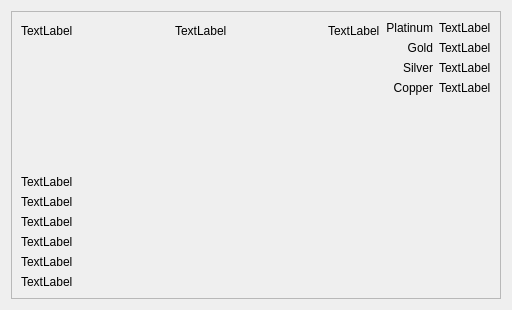
<?xml version="1.0" encoding="UTF-8"?>
<ui version="4.0">
 <class>Dialog</class>
 <widget class="QDialog" name="Dialog">
  <property name="geometry">
   <rect>
    <x>0</x>
    <y>0</y>
    <width>512</width>
    <height>310</height>
   </rect>
  </property>
  <property name="windowTitle">
   <string>Dialog</string>
  </property>
  <layout class="QVBoxLayout" name="verticalLayout_5">
   <item>
    <widget class="QFrame" name="frame">
     <property name="frameShape">
      <enum>QFrame::StyledPanel</enum>
     </property>
     <property name="frameShadow">
      <enum>QFrame::Raised</enum>
     </property>
     <layout class="QGridLayout" name="gridLayout_2">
      <item row="0" column="0">
       <layout class="QVBoxLayout" name="verticalLayout_4">
        <item>
         <layout class="QGridLayout" name="gridLayout">
          <item row="0" column="0">
           <layout class="QHBoxLayout" name="horizontalLayout_2">
            <item>
             <widget class="QLabel" name="label">
              <property name="text">
               <string>TextLabel</string>
              </property>
             </widget>
            </item>
            <item>
             <spacer name="horizontalSpacer">
              <property name="orientation">
               <enum>Qt::Horizontal</enum>
              </property>
              <property name="sizeHint" stdset="0">
               <size>
                <width>40</width>
                <height>20</height>
               </size>
              </property>
             </spacer>
            </item>
            <item>
             <widget class="QLabel" name="label_2">
              <property name="text">
               <string>TextLabel</string>
              </property>
             </widget>
            </item>
            <item>
             <spacer name="horizontalSpacer_2">
              <property name="orientation">
               <enum>Qt::Horizontal</enum>
              </property>
              <property name="sizeHint" stdset="0">
               <size>
                <width>40</width>
                <height>20</height>
               </size>
              </property>
             </spacer>
            </item>
            <item>
             <widget class="QLabel" name="label_3">
              <property name="text">
               <string>TextLabel</string>
              </property>
             </widget>
            </item>
           </layout>
          </item>
          <item row="0" column="1" rowspan="2">
           <layout class="QHBoxLayout" name="horizontalLayout">
            <item>
             <layout class="QVBoxLayout" name="verticalLayout">
              <item>
               <widget class="QLabel" name="label_10">
                <property name="text">
                 <string>Platinum</string>
                </property>
                <property name="alignment">
                 <set>Qt::AlignRight|Qt::AlignTrailing|Qt::AlignVCenter</set>
                </property>
               </widget>
              </item>
              <item>
               <widget class="QLabel" name="label_13">
                <property name="text">
                 <string>Gold</string>
                </property>
                <property name="alignment">
                 <set>Qt::AlignRight|Qt::AlignTrailing|Qt::AlignVCenter</set>
                </property>
               </widget>
              </item>
              <item>
               <widget class="QLabel" name="label_15">
                <property name="text">
                 <string>Silver</string>
                </property>
                <property name="alignment">
                 <set>Qt::AlignRight|Qt::AlignTrailing|Qt::AlignVCenter</set>
                </property>
               </widget>
              </item>
              <item>
               <widget class="QLabel" name="label_17">
                <property name="text">
                 <string>Copper</string>
                </property>
                <property name="alignment">
                 <set>Qt::AlignRight|Qt::AlignTrailing|Qt::AlignVCenter</set>
                </property>
               </widget>
              </item>
             </layout>
            </item>
            <item>
             <layout class="QVBoxLayout" name="verticalLayout_3">
              <item>
               <widget class="QLabel" name="label_11">
                <property name="text">
                 <string>TextLabel</string>
                </property>
               </widget>
              </item>
              <item>
               <widget class="QLabel" name="label_12">
                <property name="text">
                 <string>TextLabel</string>
                </property>
               </widget>
              </item>
              <item>
               <widget class="QLabel" name="label_14">
                <property name="text">
                 <string>TextLabel</string>
                </property>
               </widget>
              </item>
              <item>
               <widget class="QLabel" name="label_16">
                <property name="text">
                 <string>TextLabel</string>
                </property>
               </widget>
              </item>
             </layout>
            </item>
           </layout>
          </item>
          <item row="1" column="0">
           <spacer name="verticalSpacer">
            <property name="orientation">
             <enum>Qt::Vertical</enum>
            </property>
            <property name="sizeHint" stdset="0">
             <size>
              <width>20</width>
              <height>40</height>
             </size>
            </property>
           </spacer>
          </item>
         </layout>
        </item>
        <item>
         <spacer name="verticalSpacer_2">
          <property name="orientation">
           <enum>Qt::Vertical</enum>
          </property>
          <property name="sizeHint" stdset="0">
           <size>
            <width>20</width>
            <height>40</height>
           </size>
          </property>
         </spacer>
        </item>
        <item>
         <layout class="QVBoxLayout" name="verticalLayout_2">
          <item>
           <widget class="QLabel" name="label_4">
            <property name="text">
             <string>TextLabel</string>
            </property>
           </widget>
          </item>
          <item>
           <widget class="QLabel" name="label_5">
            <property name="text">
             <string>TextLabel</string>
            </property>
           </widget>
          </item>
          <item>
           <widget class="QLabel" name="label_6">
            <property name="text">
             <string>TextLabel</string>
            </property>
           </widget>
          </item>
          <item>
           <widget class="QLabel" name="label_7">
            <property name="text">
             <string>TextLabel</string>
            </property>
           </widget>
          </item>
          <item>
           <widget class="QLabel" name="label_8">
            <property name="text">
             <string>TextLabel</string>
            </property>
           </widget>
          </item>
          <item>
           <widget class="QLabel" name="label_9">
            <property name="text">
             <string>TextLabel</string>
            </property>
           </widget>
          </item>
         </layout>
        </item>
       </layout>
      </item>
     </layout>
    </widget>
   </item>
  </layout>
 </widget>
 <resources/>
 <connections/>
</ui>
